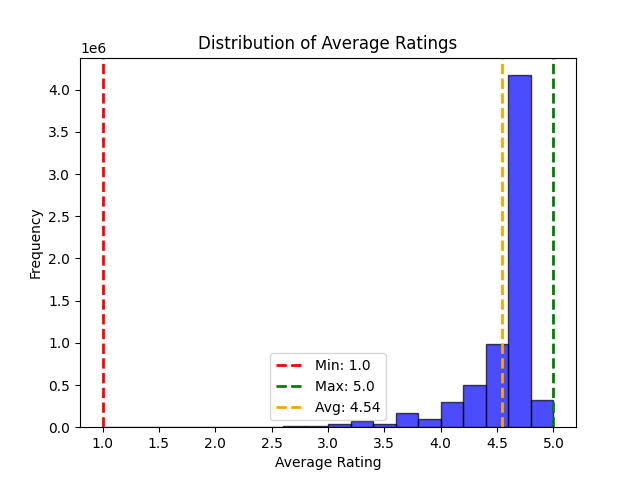

This chart was generated by the following Python code:
"""
This script plots and prints statistics review amd rating.

Autor: M. Tomasovic
"""
import matplotlib.pyplot as plt
from datasets import load_dataset

# load dataset with progress bar
dataset = load_dataset("rohan2810/amazon-movies-meta-reviews-merged")

# extract average ratings with progress visualization
ratings = dataset['train']['average_rating']

# extract and clean average ratings
ratings = [r for r in dataset['train']['average_rating'] if r is not None]

if ratings:  # Ensure list is not empty
    min_rating = min(ratings)
    max_rating = max(ratings)
    avg_rating = sum(ratings) / len(ratings)

    # print results
    print(f"Min rating: {min_rating}")
    print(f"Max rating: {max_rating}")
    print(f"Average rating: {avg_rating:.2f}")

    # visualize ratings distribution
    plt.hist(ratings, bins=20, color='blue', edgecolor='black', alpha=0.7)
    plt.axvline(min_rating, color='red', linestyle='dashed', linewidth=2, label=f"Min: {min_rating}")
    plt.axvline(max_rating, color='green', linestyle='dashed', linewidth=2, label=f"Max: {max_rating}")
    plt.axvline(avg_rating, color='orange', linestyle='dashed', linewidth=2, label=f"Avg: {avg_rating:.2f}")
    plt.xlabel("Average Rating")
    plt.ylabel("Frequency")
    plt.title("Distribution of Average Ratings")
    plt.legend()
    plt.show()
else:
    print("No valid ratings found.")

review_len = [r for r in dataset['train']['review_length'] if r is not None and r < 1000]

if review_len:  # ensure list is not empty
    min_rl = min(review_len)
    max_rl = max(review_len)
    avg_rl = sum(review_len) / len(review_len)

    # print results
    print(f"Min review length: {min_rl}")
    print(f"Max review length: {max_rl}")
    print(f"Average review length: {avg_rl:.2f}")

    # visualize ratings distribution
    plt.hist(review_len, bins=20, color='blue', edgecolor='black', alpha=0.7)
    plt.axvline(min_rl, color='red', linestyle='dashed', linewidth=2, label=f"Min: {min_rl}")
    plt.axvline(max_rl, color='green', linestyle='dashed', linewidth=2, label=f"Max: {max_rl}")
    plt.axvline(avg_rl, color='orange', linestyle='dashed', linewidth=2, label=f"Avg: {avg_rl:.2f}")
    plt.xlabel("Average Review length")
    plt.ylabel("Frequency")
    plt.title("Distribution of Review lengths")
    plt.legend()
    plt.show()
